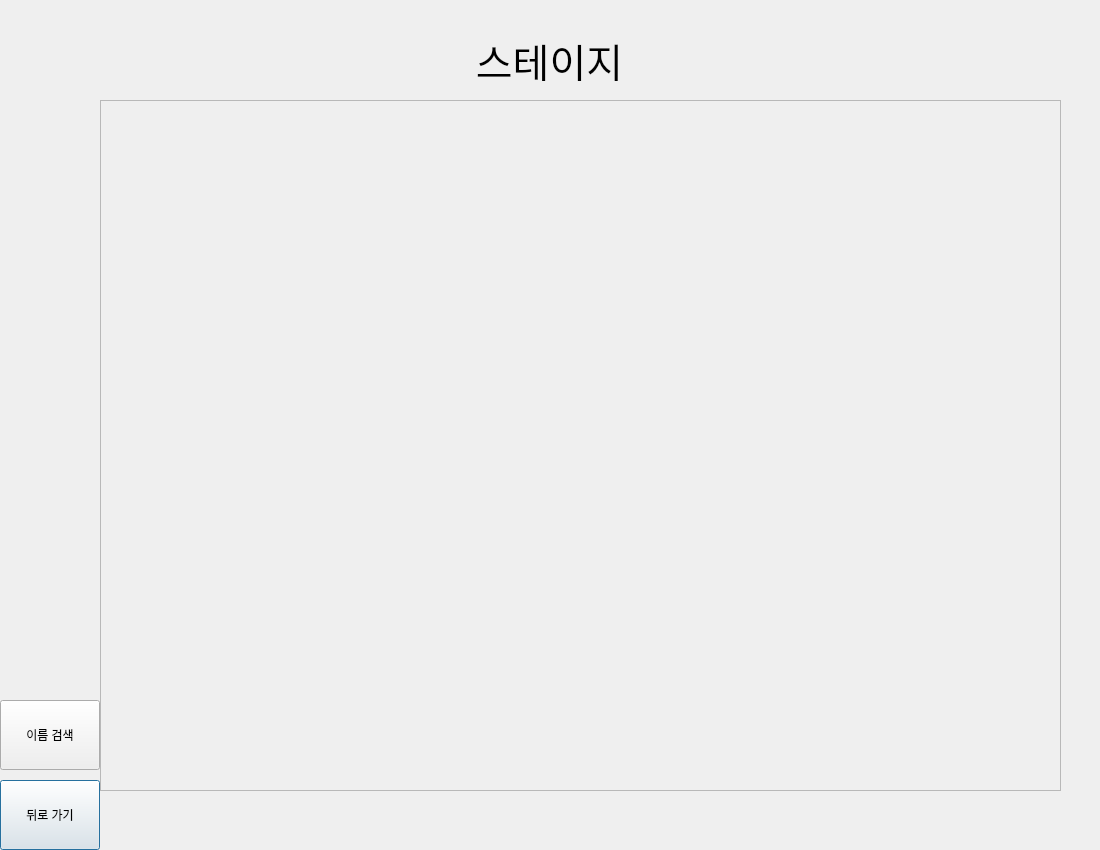
<?xml version="1.0" encoding="UTF-8"?>
<ui version="4.0">
 <class>Dialog</class>
 <widget class="QDialog" name="Dialog">
  <property name="geometry">
   <rect>
    <x>0</x>
    <y>0</y>
    <width>1100</width>
    <height>850</height>
   </rect>
  </property>
  <property name="windowTitle">
   <string>Dialog</string>
  </property>
  <widget class="QPushButton" name="backButton">
   <property name="geometry">
    <rect>
     <x>0</x>
     <y>780</y>
     <width>100</width>
     <height>70</height>
    </rect>
   </property>
   <property name="text">
    <string>뒤로 가기</string>
   </property>
  </widget>
  <widget class="QLabel" name="label">
   <property name="geometry">
    <rect>
     <x>9</x>
     <y>40</y>
     <width>1081</width>
     <height>41</height>
    </rect>
   </property>
   <property name="font">
    <font>
     <pointsize>30</pointsize>
    </font>
   </property>
   <property name="text">
    <string>스테이지</string>
   </property>
   <property name="alignment">
    <set>Qt::AlignCenter</set>
   </property>
  </widget>
  <widget class="QScrollArea" name="scrollArea">
   <property name="geometry">
    <rect>
     <x>100</x>
     <y>100</y>
     <width>961</width>
     <height>691</height>
    </rect>
   </property>
   <property name="widgetResizable">
    <bool>true</bool>
   </property>
   <widget class="QWidget" name="scrollAreaWidgetContents">
    <property name="geometry">
     <rect>
      <x>0</x>
      <y>0</y>
      <width>959</width>
      <height>689</height>
     </rect>
    </property>
   </widget>
  </widget>
  <widget class="QPushButton" name="FinderButton">
   <property name="geometry">
    <rect>
     <x>0</x>
     <y>700</y>
     <width>100</width>
     <height>70</height>
    </rect>
   </property>
   <property name="text">
    <string>이름 검색</string>
   </property>
  </widget>
 </widget>
 <resources/>
 <connections/>
</ui>
